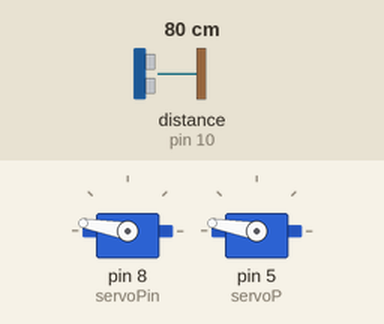
The sketch below on a simulated Arduino Uno, built with avr-gcc and run on an emulated ATmega328P. Parts: 2 × servo. Wiring (inferred from the names in the program): ultrasonic range finder: trigger pin 9; echo pin 10. The test bench sets the inputs (shaded band); at power-on: distance to the obstacle (sensor on pin 10) 80 cm. The echo pulse lasts 58.3 µs per cm; what the sketch prints to the serial monitor is not drawn.

Above: at 1.3 s.
1.4 s: distance to the obstacle (sensor on pin 10) set to 13 cm
2.9 s: distance to the obstacle (sensor on pin 10) set to 10 cm
At 4.3 s:
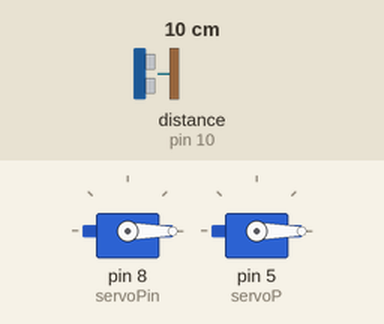
Timing chart, 0 to 5.9 s (numbered marks = the images above; inputs shaded):
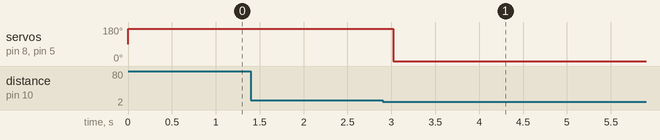

Measured:
- the behaviour switches between 12 and 11 cm on distance to the obstacle (sensor on pin 10) (found by bisection; images 0 and 1)
- after the input at 1.4 s, every drawn part: stays the same
- after the input at 2.9 s, servo on pin 8 (servoPin), servo on pin 5 (servoP): 170° → 0° after 0.12 s

The sketch:

servo_motor_ultrasonic_calibrated.ino
```cpp
/*code by Hassan
 written on 4/02/2020
 */
// include the servo library
  #include <Servo.h>
  #include <Servo.h>
// declare the servo pin
 int servoPin = 8;
 int servoP = 5;
// int delay_time = 500;
 const int pingPin = 9; // Trigger Pin of Ultrasonic Sensor
 const int echoPin = 10; // Echo Pin of Ultrasonic Sensor

// define variables
 long duration;
 int distance;
 int safetyDistance;

   // create a servo object
 Servo servo1;
 Servo servo2;

   void setup() {
    Serial.begin(9600); // starting Serial Terminal
   pinMode(pingPin, OUTPUT);
   pinMode(echoPin, INPUT);
    // we need to attach the servo to the used pin number
    servo1.attach(servoPin);
    servo2.attach(servoP);
 }

void loop() {
    // clears the trigpin
  digitalWrite(pingPin, LOW);
  delayMicroseconds(2);
  //sets the trigpin on high state for 10 microseconds
  digitalWrite(pingPin, HIGH);
  delayMicroseconds(10);
  digitalWrite(pingPin, LOW);
  //duration
  duration = pulseIn(echoPin, HIGH);
  // calculate the distance
  distance = duration*0.034/2;
  safetyDistance = distance;
  if(safetyDistance<=10){
    digitalWrite(servoPin, HIGH);
    servo1.write(0);
    servo2.write(0);
     delay(10000);
  }
  else if(safetyDistance>=10){
    digitalWrite(servoPin,LOW);
    servo1.write(170);
    servo2.write(170);
     delay(500);

  }

//  if(safetyDistance<=10){
//    digitalWrite(servoP, HIGH);
//    servo1.write(0);
//     delay(delay_time);
//  }
//  else{
//    digitalWrite(servoP,LOW);
//    servo1.write(90);
//     delay(delay_time);
//  }

  Serial.print("Distance:  ");
  Serial.print(distance);
}
  //prints the distance on the serial monitor
 /* Serial.print("Distance:  ");
  Serial.print(distance);
  // make servo go to 0 degrees
  servo1.write(0);
  delay(delay_time);
  // make servo go to 90 degrees
  servo1.write(90);
  delay(delay_time);
  // make servo go to 180 degrees
  servo1.write(180);
  delay(delay_time);
  // make servo go to 90 degrees
  servo1.write(90);
  delay(delay_time);
}*/
```
